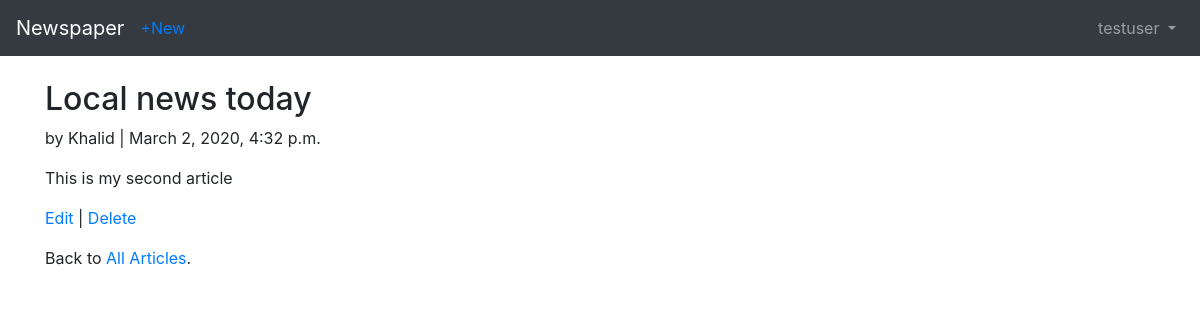
The app's page /articles/3/ (signed in) with its own data.
### users/models.py (models this page shows)
class CustomUser(AbstractUser):
    age = models.PositiveIntegerField(default=0)

### articles/models.py (models this page shows, shortened)
class Article(models.Model):
    title = models.CharField(max_length=255)
    body = models.TextField()
    date = models.DateTimeField(auto_now_add=True)
    author = models.ForeignKey(
        settings.AUTH_USER_MODEL,
        on_delete= models.CASCADE,
    )

### articles/views.py (the view)
# urls.py: path('<int:pk>/', views.ArticleDetailView.as_view(), name='article_detail'),
class ArticleDetailView(LoginRequiredMixin, DetailView):
    model = models.Article
    template_name = 'article_detail.html'
    login_url = 'login'

### templates/article_detail.html
{% extends 'base.html' %}
{% block content %}
<div class="article-entry">
    <h2>{{ object.title }}</h2>
    <p>by {{ object.author }} | {{ object.date }}</p>
    <p>{{ object.body }} </p>
</div>
<p><a href="{% url 'article_edit' article.pk %}">Edit</a> | <a href="{% url 'article_delete' article.pk %}">Delete</a></p>
<p>Back to <a href="{% url 'article_list' %}">All Articles</a>.</p>
{% endblock %}

### templates/base.html (shortened to what this page needs)
<!DOCTYPE html>
<html>
    <head>
        <link rel="stylesheet" href="https://maxcdn.bootstrapcdn.com/bootstrap/4.0.0/css/bootstrap.min.css">
    </head>
    <body>
        <nav class="navbar navbar-expand-md navbar-dark bg-dark mb-4">
            <a class="navbar-brand" href="{% url 'home' %}">Newspaper</a>
            {% if user.is_authenticated %}
                <ul class="navbar-nav mr-auto">
                    <li class="nav-item"><a href="{% url 'article_new' %}">+New</a></li>
                </ul>
            {% endif %}
            <div class="collapse navbar-collapse" id="navbarCollapse">
                {% if user.is_authenticated %}
                    <ul class="navbar-nav ml-auto">
                        <li class="nav-item">
                            <a class="nav-link dropdown-toggle" href="#" id="userMenu" data-toggle="dropdown" aria-label="Toggle navigation" aria-expanded="false">
                                {{user.username}}
                            </a>
                        </li>
                    </ul>
                {% else %}
                    <form class="form-inline ml-auto">
                        <a href="{% url 'login' %}" class="btn btn-outline-secondary">Log in</a>
                        <a href="{% url 'signup' %}" class="btn btn-primary ml-2">Sign up</a>
                    </form>
                {% endif %}
            </div>
        </nav>
        <div class="container">
            {% block content %}
            {% endblock %}
        </div>
    </body>
</html>

### records on screen
CustomUser: username "testuser"
Article: title "Local news today", author "Khalid", date "March 2, 2020, 4:32 p.m.", body "This is my second article"
